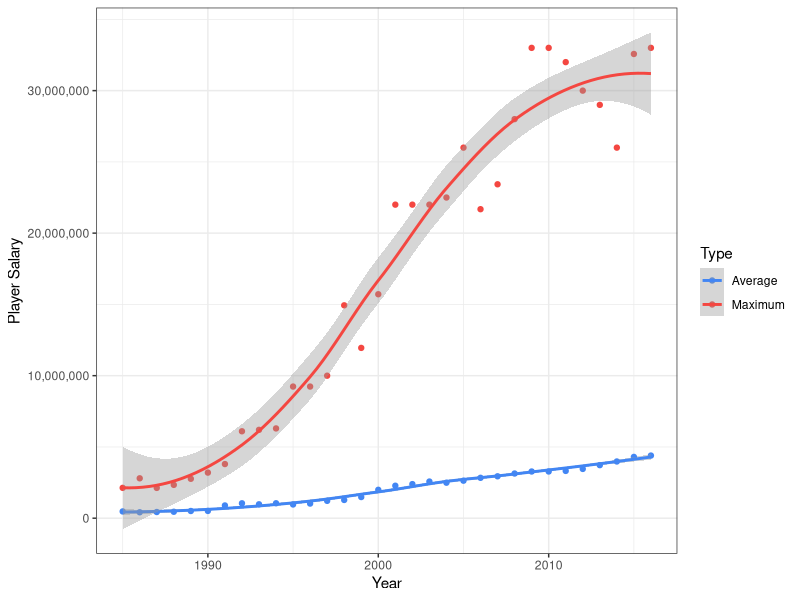
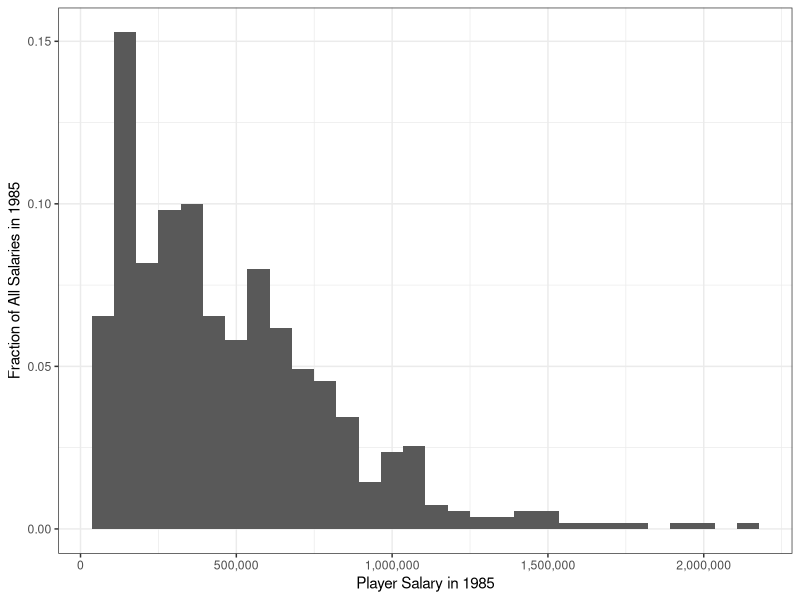
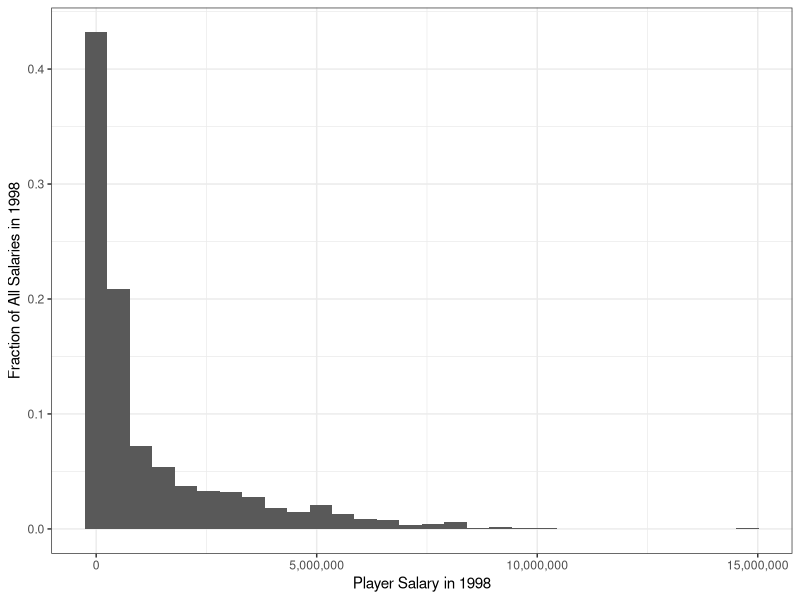
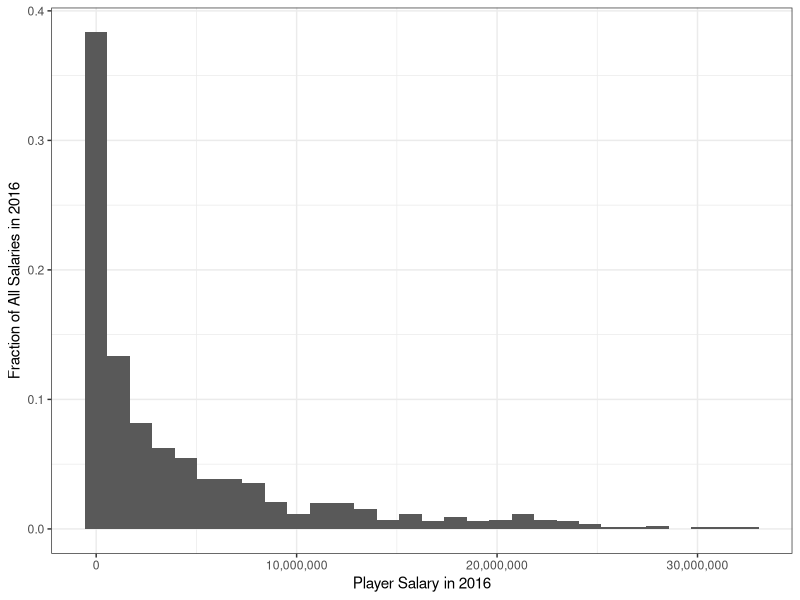
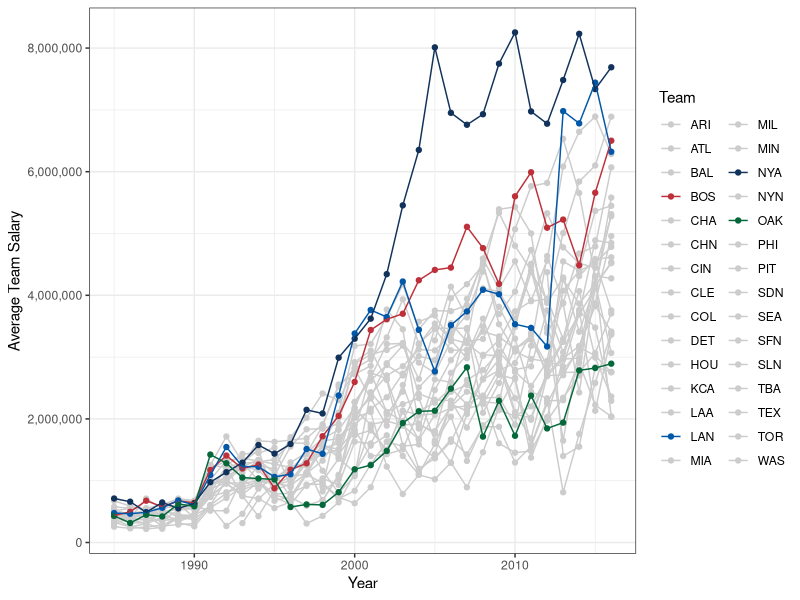
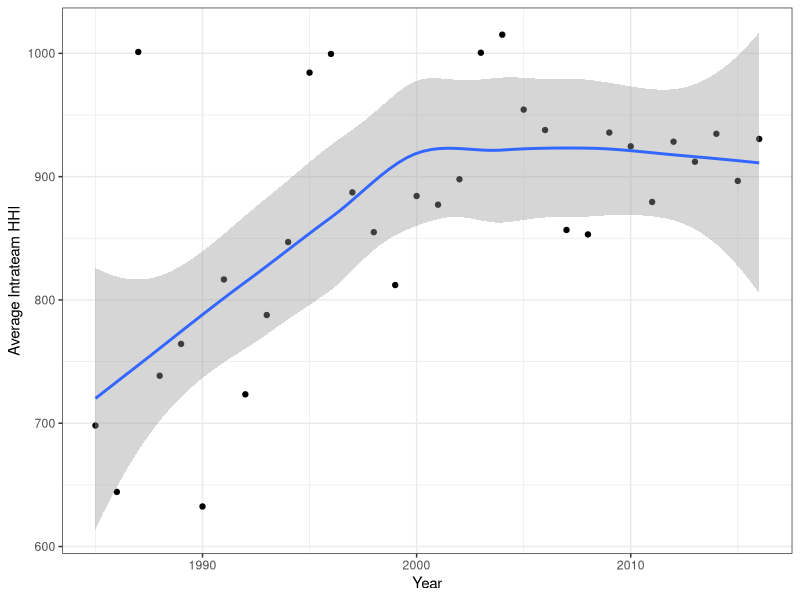
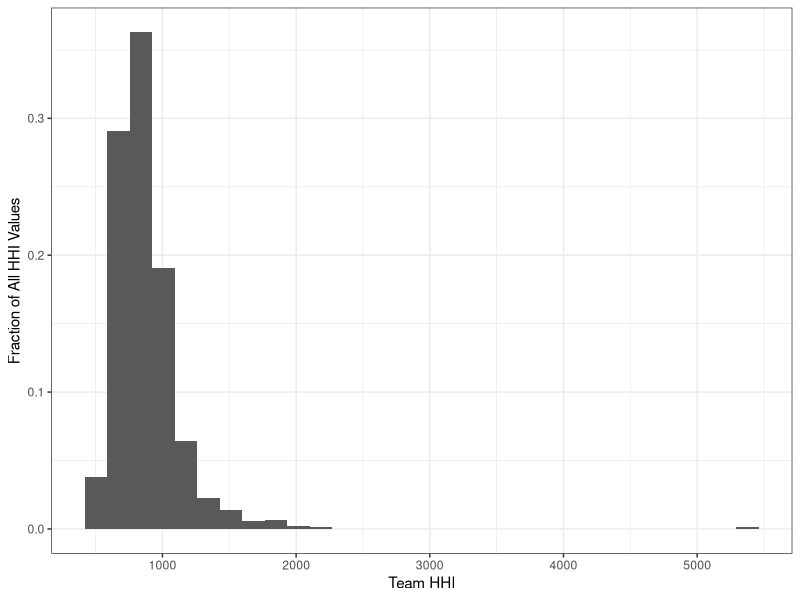
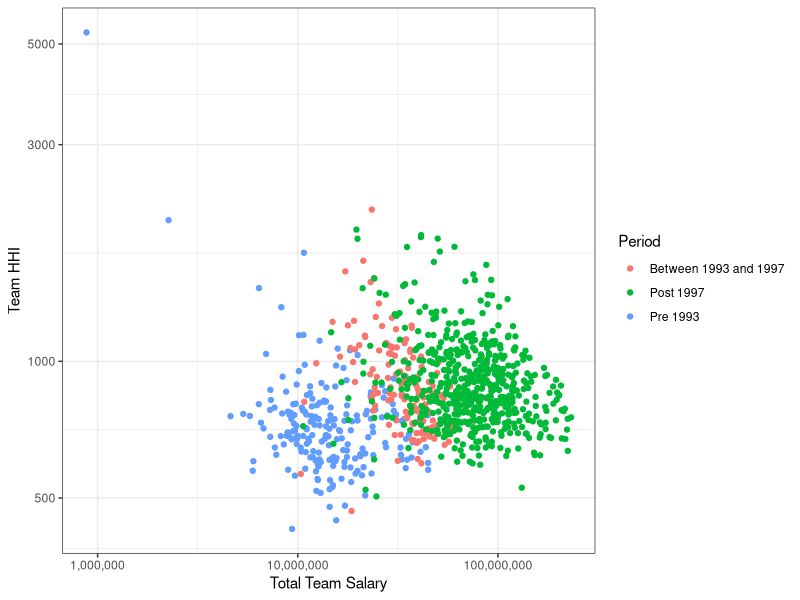

Reproduce these figures in R, in order.
## ---- chunk 1
library(here)
library(scales)
library(tidyverse)

theme_set(theme_bw())

knitr::opts_chunk$set(echo = TRUE)
## ---- chunk 2
teams <- read_csv(here('teams.csv'))
salaries <- read_csv(here('salaries.csv'))
## ---- chunk 3
teams <- teams %>%
  filter(1985 <= yearID & yearID <= 2016) %>%
  mutate(winPercentage = W / (W + L) * 1000)

salaries <- salaries %>%
  filter(1985 <= yearID & yearID <= 2016) %>%
  mutate(salaryMil = salary / 1000000)
## ---- chunk 4
teams <- teams %>%
  inner_join(salaries) %>%
  group_by(yearID, teamID, G, W, L, winPercentage) %>%
  summarize(totalSalaryMil = sum(salaryMil))
## ---- chunk 5
salaries <- salaries %>% 
  inner_join(teams) %>%
  mutate(salaryShare = salaryMil / totalSalaryMil * 100) %>%
  mutate(salaryShareSquared = salaryShare ^ 2) %>%
  select(yearID, teamID, playerID, salary, salaryShare, salaryShareSquared)
## ---- chunk 6
teams <- teams %>%
  inner_join(salaries) %>%
  group_by(yearID, teamID, G, W, L, winPercentage, totalSalaryMil) %>%
  summarize(HHI = sum(salaryShareSquared))
## ---- chunk 7
teams_old <- teams %>%
  filter(1985 <= yearID & yearID <= 1998) %>%
  mutate(normalizedYear = yearID - 1985)

salaries_old <- salaries %>%
  filter(1985 <= yearID & yearID <= 1998)
## ---- chunk 8
summary(teams_old$winPercentage)
summary(teams_old$totalSalaryMil)
summary(teams_old$HHI)
## ---- chunk 9
linear_fixed_old <- lm(formula = winPercentage ~ totalSalaryMil + HHI +
                                                 normalizedYear + teamID + 0,
                       data = teams_old)
summary(linear_fixed_old)$coefficients
## ---- chunk 10
linear_random_old <- lm(formula = winPercentage ~ totalSalaryMil + HHI + normalizedYear,
                        data = teams_old)
summary(linear_random_old)$coefficients
## ---- chunk 11
log_log_fixed_old <- lm(formula = log(winPercentage) ~ log(totalSalaryMil) + log(HHI) +
                                                       normalizedYear + teamID + 0,
                        data = teams_old)
summary(log_log_fixed_old)$coefficients
## ---- chunk 12
log_log_random_old <- lm(formula = log(winPercentage) ~ log(totalSalaryMil) + log(HHI) +
                                                        normalizedYear,
                         data = teams_old)
summary(log_log_random_old)$coefficients
## ---- chunk 13
salary_vs_time <- salaries %>%
  group_by(yearID) %>%
  summarize(avg = mean(salary), max = max(salary))

ggplot(data = salary_vs_time) +
  geom_point(aes(x = yearID, y = avg, color = 'Average')) +
  geom_smooth(aes(x = yearID, y = avg, color = 'Average')) + 
  geom_point(aes(x = yearID, y = max, color = 'Maximum')) + 
  geom_smooth(aes(x = yearID, y = max, color = 'Maximum')) +
  scale_color_manual(values = c('#4286f4', '#f44741')) +
  scale_y_continuous(labels = comma) + 
  labs(color = 'Type') +
  xlab('Year') +
  ylab('Player Salary')
## ---- chunk 14
salaries_1985 <- filter(salaries, yearID == 1985)
salaries_1998 <- filter(salaries, yearID == 1998)
salaries_2016 <- filter(salaries, yearID == 2016)

ggplot(data = salaries_1985) +
  geom_histogram(aes(x = salary, y = (..count..) / sum(..count..))) +
  scale_x_continuous(labels = comma) + 
  xlab('Player Salary in 1985') +
  ylab('Fraction of All Salaries in 1985')

ggplot(data = salaries_1998) +
  geom_histogram(aes(x = salary, y = (..count..) / sum(..count..))) +
  scale_x_continuous(labels = comma) + 
  xlab('Player Salary in 1998') +
  ylab('Fraction of All Salaries in 1998')

ggplot(data = salaries_2016) +
  geom_histogram(aes(x = salary, y = (..count..) / sum(..count..))) +
  scale_x_continuous(labels = comma) + 
  xlab('Player Salary in 2016') +
  ylab('Fraction of All Salaries in 2016')
## ---- chunk 15
current_teamIDs <- c('ARI', 'ATL', 'BAL', 'BOS', 'CHA', 'CHN', 'CIN', 'CLE', 'COL', 'DET',
                     'HOU', 'KCA', 'LAA', 'LAN', 'MIA', 'MIL', 'MIN', 'NYA', 'NYN', 'OAK',
                     'PHI', 'PIT', 'SDN', 'SEA', 'SFN', 'SLN', 'TBA', 'TEX', 'TOR', 'WAS')
team_colors <- c('#cccccc', '#cccccc', '#cccccc', '#BD3039', '#cccccc',
                 '#cccccc', '#cccccc', '#cccccc', '#cccccc', '#cccccc',
                 '#cccccc', '#cccccc', '#cccccc', '#0157a8', '#cccccc',
                 '#cccccc', '#cccccc', '#11325b', '#cccccc', '#04683b',
                 '#cccccc', '#cccccc', '#cccccc', '#cccccc', '#cccccc',
                 '#cccccc', '#cccccc', '#cccccc', '#cccccc', '#cccccc')
colored_teamIDs <- c('BOS', 'LAN', 'NYA', 'OAK')

team_salary_vs_time <- salaries %>%
  filter(teamID %in% current_teamIDs) %>%
  group_by(yearID, teamID) %>%
  summarize(avg = mean(salary)) %>%
  mutate(flag = teamID %in% colored_teamIDs)

underlay_data <- filter(team_salary_vs_time, !flag)
overlay_data <- filter(team_salary_vs_time, flag)

ggplot() +
  geom_point(data = underlay_data, aes(x = yearID, y = avg, color = teamID)) +
  geom_line(data = underlay_data, aes(x = yearID, y = avg, color = teamID)) +
  geom_point(data = overlay_data, aes(x = yearID, y = avg, color = teamID)) +
  geom_line(data = overlay_data, aes(x = yearID, y = avg, color = teamID)) +
  scale_y_continuous(labels = comma) + 
  scale_color_manual(values = team_colors) +
  labs(color = 'Team') +
  xlab('Year') +
  ylab('Average Team Salary')
## ---- chunk 16
hhi_vs_time <- teams %>%
  group_by(yearID) %>%
  summarize(avg = mean(HHI))

ggplot(data = hhi_vs_time) +
  geom_point(aes(x = yearID, y = avg)) +
  geom_smooth(aes(x = yearID, y = avg)) + 
  xlab('Year') +
  ylab('Average Intrateam HHI')
## ---- chunk 17
ggplot(data = teams) +
  geom_histogram(aes(x = HHI, y = (..count..) / sum(..count..))) +
  xlab('Team HHI') +
  ylab('Fraction of All HHI Values')
## ---- chunk 18
year_to_period <- function(year) {
  if (year <= 1992) {
    return('Pre 1993')
  }
  else if (1993 <= year & year <= 1997) {
    return('Between 1993 and 1997')
  }
  else {
    return('Post 1997')
  }
}

hhi_vs_total_salary <- teams %>%
  mutate(period = year_to_period(yearID))

ggplot(data = hhi_vs_total_salary) +
  geom_point(aes(x = totalSalaryMil * 1000000, y = HHI, color = period)) +
  scale_x_log10(labels = comma) +
  scale_y_log10() +
  labs(color = 'Period') +
  xlab('Total Team Salary') +
  ylab('Team HHI')
## ---- chunk 19
teams_new <- teams %>%
  filter(1999 <= yearID & yearID <= 2016) %>%
  mutate(normalizedYear = yearID - 1999)

salaries_new <- salaries %>%
  filter(1999 <= yearID & yearID <= 2016)
## ---- chunk 20
linear_fixed_new <- lm(formula = winPercentage ~ totalSalaryMil + HHI +
                                                 normalizedYear + teamID + 0,
                       data = teams_new)
summary(linear_fixed_new)$coefficients
## ---- chunk 21
linear_random_new <- lm(formula = winPercentage ~ totalSalaryMil + HHI + normalizedYear,
                        data = teams_new)
summary(linear_random_new)$coefficients
## ---- chunk 22
log_log_fixed_new <- lm(formula = log(winPercentage) ~ log(totalSalaryMil) + log(HHI) +
                                                       normalizedYear + teamID + 0,
                        data = teams_new)
summary(log_log_fixed_new)$coefficients
## ---- chunk 23
log_log_random_new <- lm(formula = log(winPercentage) ~ log(totalSalaryMil) + log(HHI) +
                                                        normalizedYear,
                         data = teams_new)
summary(log_log_random_new)$coefficients
